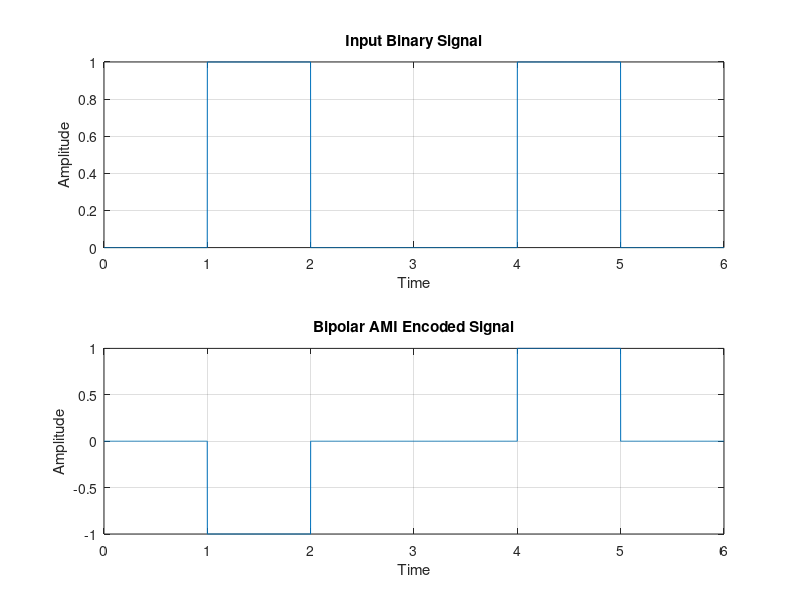

Source code (MATLAB):
clear;
clc;                     % Input binary sequence
b = [0 1 0 0 1 0];       % Number of bits
n = length(b);           % Time vector
t = 0:0.001:n;           % Convert binary data to waveform
for i = 1:n
if (b(i) == 0)
b_p(i) = 0;              % Binary 0 remains 0
else
b_p(i) = 1;              % Binary 1 becomes 1

end
end
                         % Generate rectangular waveform
for j = 1:n
bw(j*1000:(j+1)*1000) = b_p(j);
end
bw = bw(1000:end);

% Plot input signal
subplot(2,1,1)
plot(t,bw)
grid on
title('Input Binary Signal')
xlabel('Time')
ylabel('Amplitude')

% Generate Bipolar AMI signal
lastbit = 1;
for i = 1:n
if b(i) == 1
x(i*1000:(i+1)*1000) = -lastbit;
lastbit = -lastbit;
else
x(i*1000:(i+1)*1000) = 0;
end
end
x = x(1000:end);

% Plot AMI encoded signal
subplot(2,1,2)
plot(t,x)
grid on
title('Bipolar AMI Encoded Signal')
xlabel('Time')
ylabel('Amplitude')
